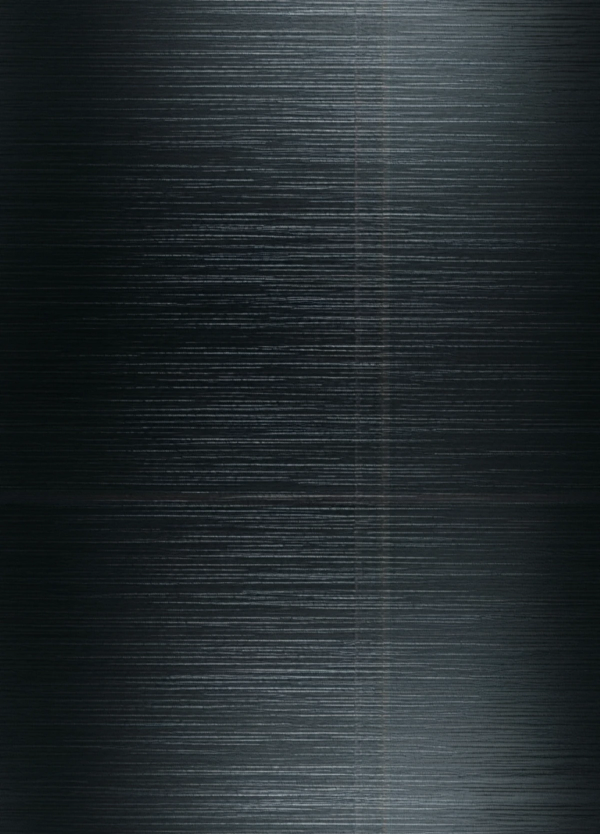
#> input picture tools/sources/sr_gunmetal/brushed_1.webp, 1200 x 1668 px (shown at 1/2 size); its folder holds only this picture in this run
$ python gen_inner_background_gunmetal.py
#> lines starting #> are read from the running program, lines starting #| are printed output that depends on the picture
#!/usr/bin/env python3
"""SR の内側背景（黒銀のヘアライン）を作る。

    python3 tools/gen_inner_background_gunmetal.py

`assets/card_images/inner_background_gunmetal.webp` を上書きする。
乱数の種を固定しているので、何度実行しても同じ絵になる。

---- なぜこんな作りなのか ----

AI に「黒銀の金属面」を描かせると、14枚生成して14枚とも
**明るい縦帯か光の玉**ができた。カードの地に使うと、そこが視線を吸って絵と競う。
さらに出力はたいてい何枚かの板の貼り合わせになっていて、境界で傷の細かさが変わる。

かといって数式だけで描くと、今度は線が等間隔で並んで「規則正しすぎる」。

そこで **傷の不規則さだけを AI の生成物から借り、均一さはこちらで作る**。
手順は下の関数の順番どおり。

素材は tools/sources/sr_gunmetal/ に置いてある（生成し直したものを 1200x1668 に縮めたもの）。
素材を差し替えれば傷の表情が変わる。地の明るさ・照り・傷の強さは build() の引数で変えられる。
"""
from pathlib import Path

import numpy as np
from PIL import Image
from scipy.ndimage import gaussian_filter

W, H = 1200, 1668
HERE = Path(__file__).resolve().parent
SOURCE_DIR = HERE / 'sources' / 'sr_gunmetal'
OUT = HERE.parent / 'assets' / 'card_images' / 'inner_background_gunmetal.webp'

rng = np.random.default_rng(4)  # 固定。変えると傷の並びが変わる

yy, xx = np.mgrid[0:H, 0:W].astype(np.float32)
nx, ny = xx / W, yy / H


def detail_from(path, sigma=60.0):
    """素材から「細かい傷」だけを取り出す。

    1. 大きくぼかした自分自身を引く → 明るい帯・光の玉が消える
    2. 列ごとの平均を引く → 貼り合わせの縦筋が消える
       （横方向のヘアラインなので、列平均は本来どこも同じはず。まるごと引いてよい）
    3. 行ごとの平均を「ぼかしてから」引く → 太い横帯・段差が消える
       （行平均は傷そのものを含むので、まるごと引くと傷まで消えてしまう）
    """
#> called with sigma = 60
    a = np.asarray(Image.open(path).convert('L').resize((W, H), Image.LANCZOS), dtype=np.float32) / 255.0
    d = a - gaussian_filter(a, sigma)
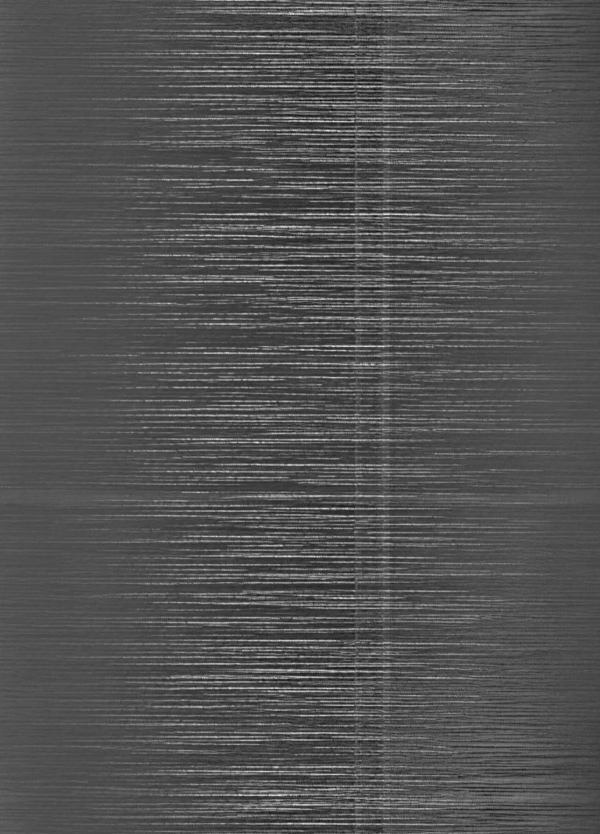
#> d: shape (1668, 1200) float32 (shown at 1/2 size); min -0.174, max 0.364, mean -1.14e-11; drawn with min black and max white
    d -= d.mean(axis=0, keepdims=True)
    d -= gaussian_filter(d.mean(axis=1), 6.0)[:, None]
    s = np.std(d)
#> s = 0.0464
    return (d / s) if s > 1e-6 else d


def mirror_pad(a):
    """左右反転をつないで倍幅にする。どこを切り出しても端で途切れない"""
    return np.concatenate([a, a[:, ::-1]], axis=1)
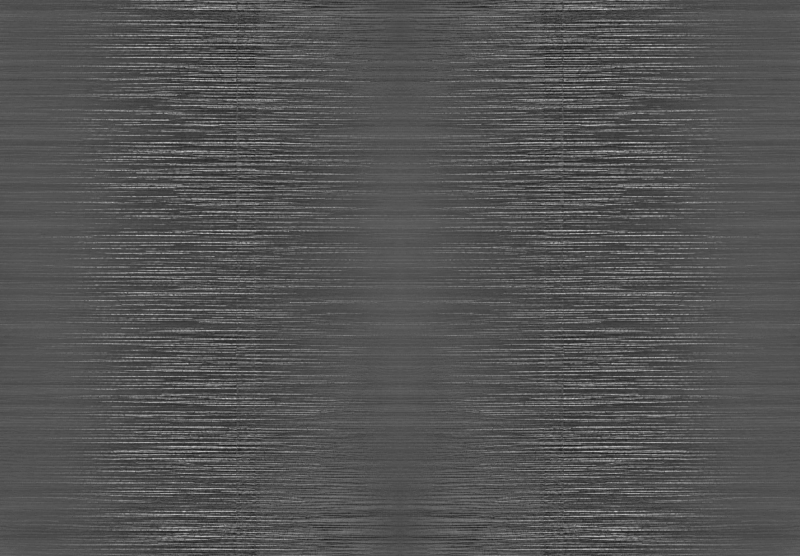
#> returned value: shape (1668, 2400) float32 (shown at 1/3 size); min -3.88, max 7.85, mean 1.56e-09; drawn with min black and max white


def quilt(paths):
    """素材を横帯として積み上げ、1枚の傷の地figureにする。

    帯ごとに 元素材・切り出し位置・左右反転 を変えるので繰り返しに見えない。
    上下は三角形の重みでなじませるため、境目も出ない。
    これで「板の境界で傷の細かさが変わる」問題が消える（明るさの違いではないので
    引き算では消せず、貼り替えるしかない）。
    """
    srcs = [mirror_pad(detail_from(p)) for p in paths]
#> srcs = 1 item
    out = np.zeros((H, W), np.float32)
    weight = np.zeros((H, W), np.float32)

    overlap = 90  # 帯どうしをなじませる幅
    y = 0
    while y < H:
        y2 = min(H, y + int(rng.integers(230, 380)))
        h = y2 - y

        src = srcs[int(rng.integers(0, len(srcs)))]
        sy = int(rng.integers(0, H - h)) if H - h > 0 else 0
        sx = int(rng.integers(0, W))  # 倍幅なのでどこから切っても幅が足りる
        patch = src[sy:sy + h, sx:sx + W].copy()
        if rng.random() < 0.5:
            patch = patch[:, ::-1]

        wv = np.ones(h, np.float32)
        fade = min(overlap, h // 2)
        if y > 0 and fade > 0:
            wv[:fade] = np.linspace(0, 1, fade, dtype=np.float32)
        if y2 < H and fade > 0:
            wv[-fade:] = np.linspace(1, 0, fade, dtype=np.float32)

        out[y:y2] += patch * wv[:, None]
        weight[y:y2] += wv[:, None]
        y = y2 - (fade if y2 < H else 0)
#> this loop made 7 passes
#> pass 1, in quilt, `patch = src[sy:sy + h, sx:sx + W].copy()`:
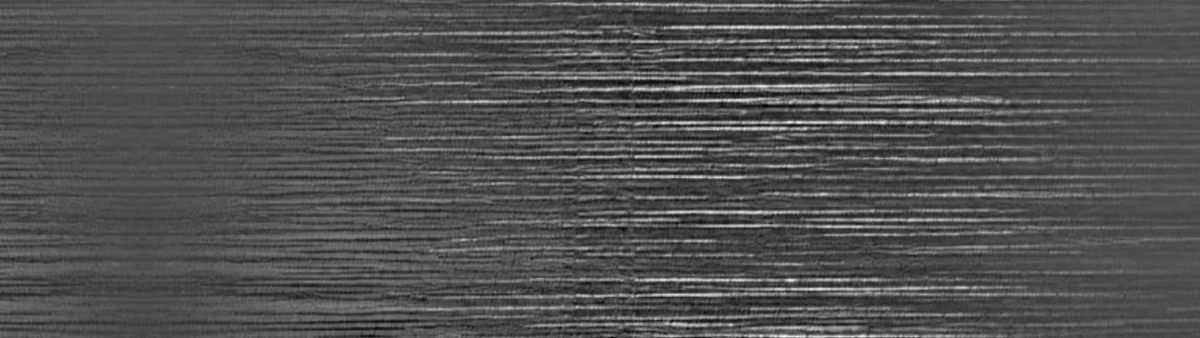
#> patch: shape (338, 1200) float32; min -3.45, max 7.4, mean -0.0025; drawn with min black and max white
#> pass 3, in quilt, `patch = patch[:, ::-1]`:
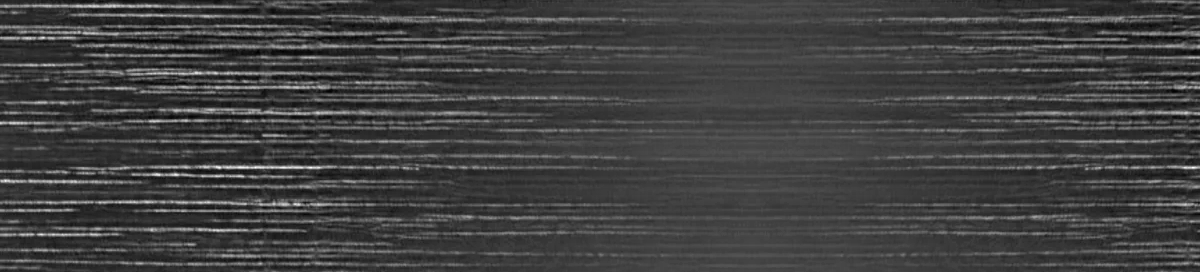
#> patch: shape (272, 1200) float32; min -2.64, max 7.69, mean -0.0158; drawn with min black and max white
#> after the loop:
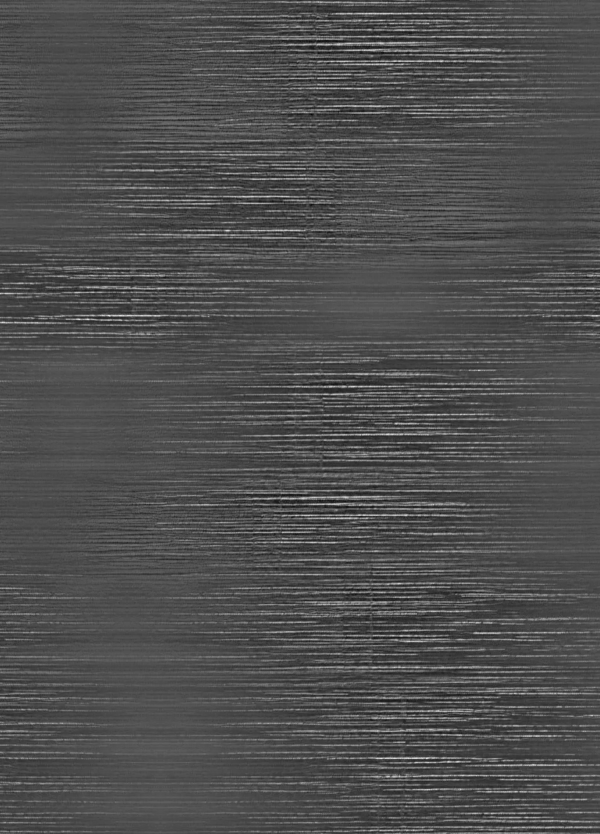
#> out: shape (1668, 1200) float32 (shown at 1/2 size); min -3.45, max 7.69, mean -0.00379; drawn with min black and max white
#> after the loop: weight: shape (1668, 1200) float32; every value is 1

    d = out / np.maximum(weight, 1e-6)
    # 積み上げで生じた緩いムラと筋を、もう一度落とす
    d -= gaussian_filter(d, 70.0)
    d -= d.mean(axis=0, keepdims=True)
    d -= gaussian_filter(d.mean(axis=1), 6.0)[:, None]
    return d / (np.std(d) + 1e-6)
#> returned value: shape (1668, 1200) float32


def vignette(strength=0.40, power=1.6):
    """四隅を落とす。既存の地（グレー・赤）と同じ処理なので他レアリティと揃う"""
    cx, cy = nx - 0.5, ny - 0.5
    r = np.sqrt((cx * 1.05) ** 2 + (cy * 0.95) ** 2) / 0.72
    return 1.0 - strength * np.clip(r, 0, 1) ** power


def sheen(center=0.58, spread=0.32, dirx=0.72, diry=0.58):
    """斜めに一枚だけ流す弱い照り。金属らしさはほぼこれが担う。
    2枚以上入れると光の筋が交差して視線を集めるので、1枚に留める"""
    return np.exp(-(((nx * dirx + ny * diry) - center) ** 2) / (2 * spread ** 2))


def build(d, out, lift=0.130, gloss=0.070, grain=0.030):
    """傷の地に、明るさ・照り・四隅の落ちを乗せて書き出す。

    lift  地の明るさ。0 に近いほど黒。0.090=暗 / 0.130=中（採用） / 0.175=明
    gloss 照りの強さ。lift と合わせて動かす
    grain 傷の出し具合。0.022=弱 / 0.030=中（採用） / 0.042=強
    """
#> called with lift = 0.13, gloss = 0.07, grain = 0.03
    slow = gaussian_filter(rng.normal(0, 1, (H, W)).astype(np.float32), 120.0)
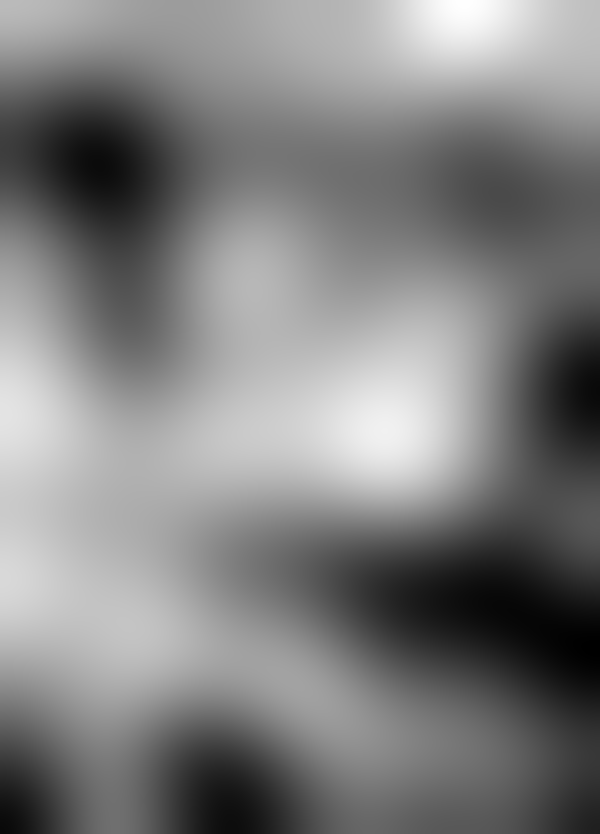
#> slow: shape (1668, 1200) float32 (shown at 1/2 size); min -0.00695, max 0.0067, mean -0.000113; drawn with min black and max white
    slow /= (np.std(slow) + 1e-6)
    lum = lift + d * grain + slow * 0.006 + sheen() * gloss
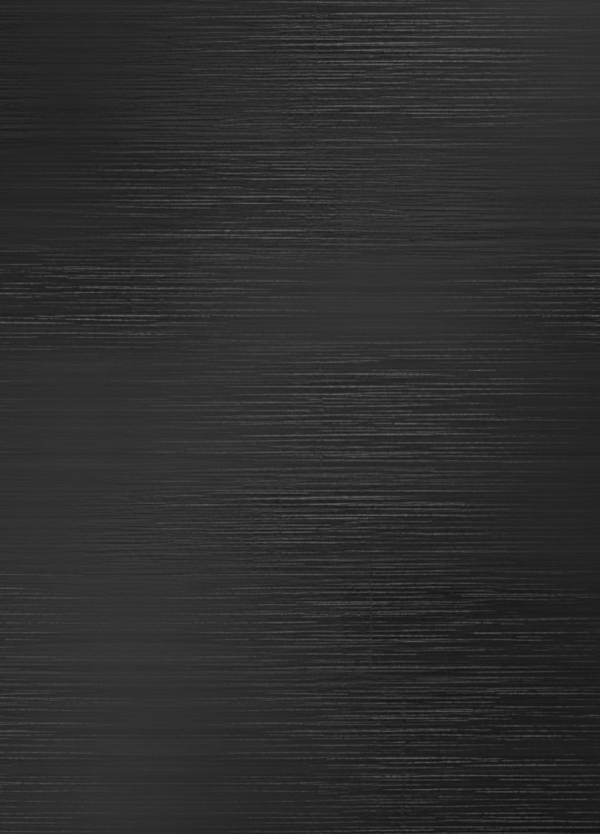
#> lum: shape (1668, 1200) float32 (shown at 1/2 size); min 0.057, max 0.426, mean 0.182
    lum = np.clip(lum * vignette(), 0, 1)
    # 寒色に寄せて銀色に見せる。等倍だとほぼ分からないが、赤やグレーと並べると効く
    rgb = np.stack([lum * 1.0, lum * 1.025, lum * 1.085], -1)
    Image.fromarray((np.clip(rgb, 0, 1) * 255).astype(np.uint8)).save(out, quality=92, method=6)
    print(f'{out}  地の明るさ {lum.mean() * 255:.0f}/255')
#| assets/card_images/inner_background_gunmetal.webp  地の明るさ 39/255


if __name__ == '__main__':
    paths = sorted(SOURCE_DIR.glob('brushed_*.webp'))
    if not paths:
        raise SystemExit(f'素材が見つかりません: {SOURCE_DIR}')
    build(quilt(paths), OUT)

$ run again, on tools/sources/sr_gunmetal/brushed_2.webp
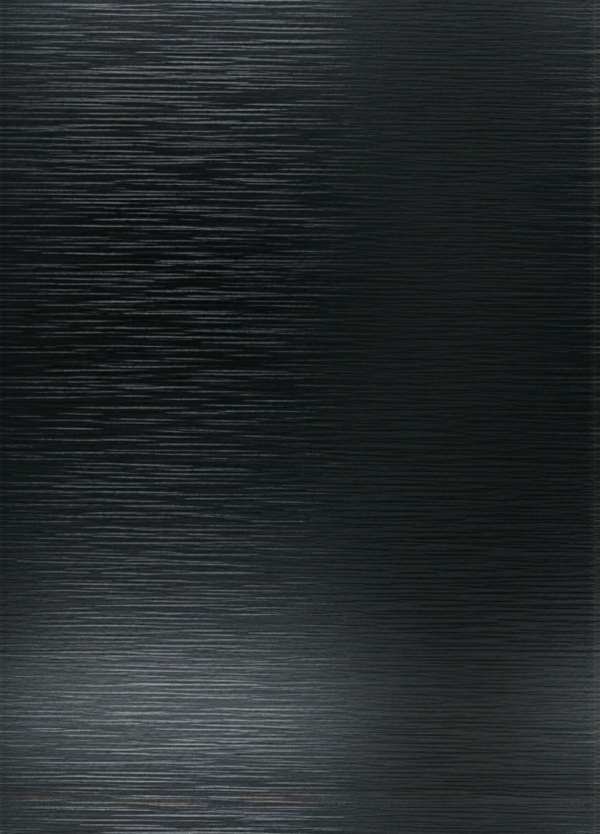
#> input picture tools/sources/sr_gunmetal/brushed_2.webp, 1200 x 1668 px (shown at 1/2 size)
#> s = 0.05
#> in mirror_pad, `return np.concatenate([a, a[:, ::-1]], axis=1)`:
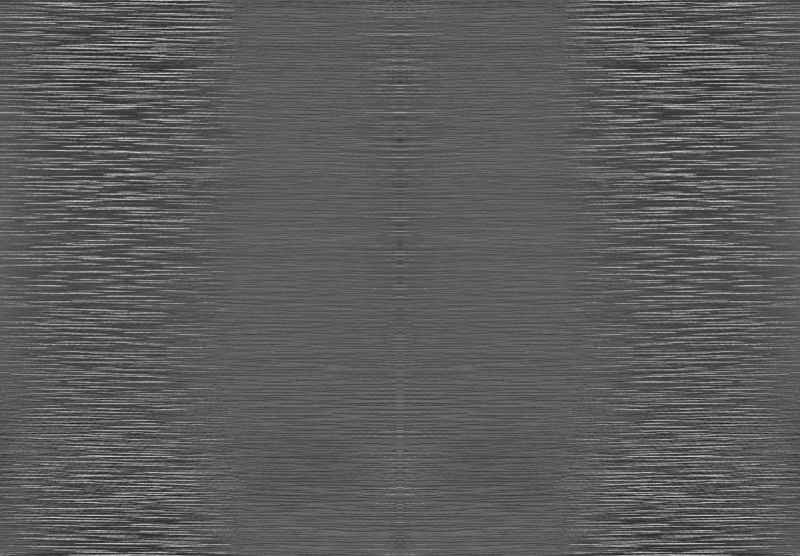
#> returned value: shape (1668, 2400) float32 (shown at 1/3 size); min -3.71, max 6.5, mean -1.83e-10; drawn with min black and max white
#> srcs = 1 item
#> after the loop in quilt, `while y < H:`:
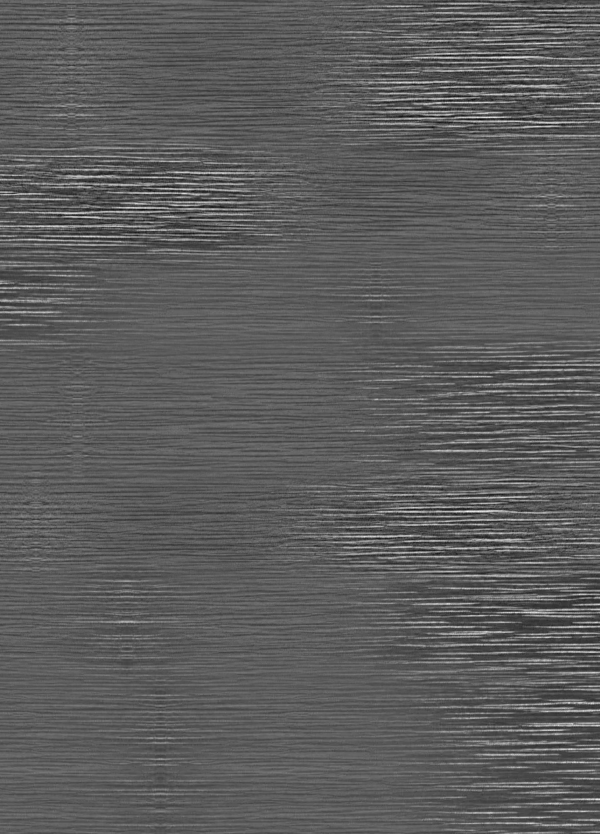
#> out: shape (1668, 1200) float32 (shown at 1/2 size); min -3.47, max 6.1, mean 0.00452; drawn with min black and max white
#| assets/card_images/inner_background_gunmetal.webp  地の明るさ 39/255

$ run again, on tools/sources/sr_gunmetal/brushed_3.webp
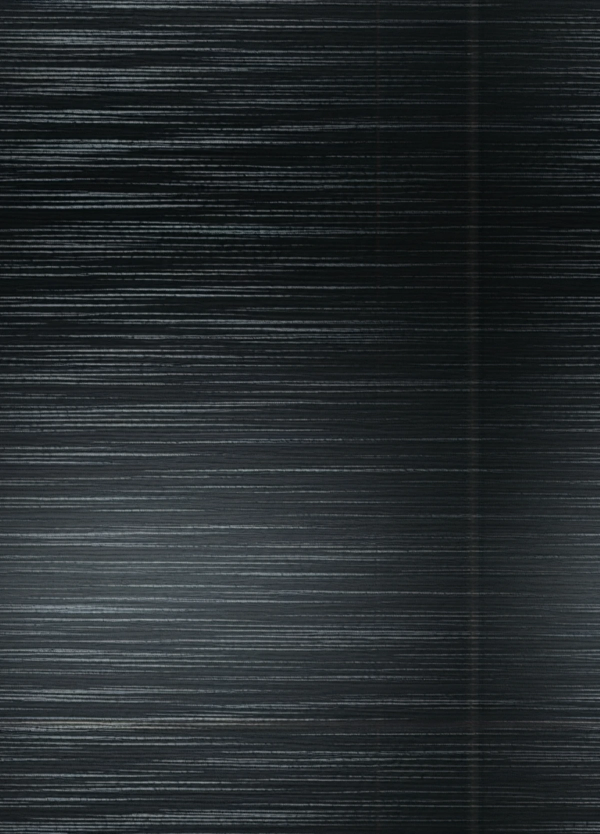
#> input picture tools/sources/sr_gunmetal/brushed_3.webp, 1200 x 1668 px (shown at 1/2 size)
#> s = 0.0669
#> in mirror_pad, `return np.concatenate([a, a[:, ::-1]], axis=1)`:
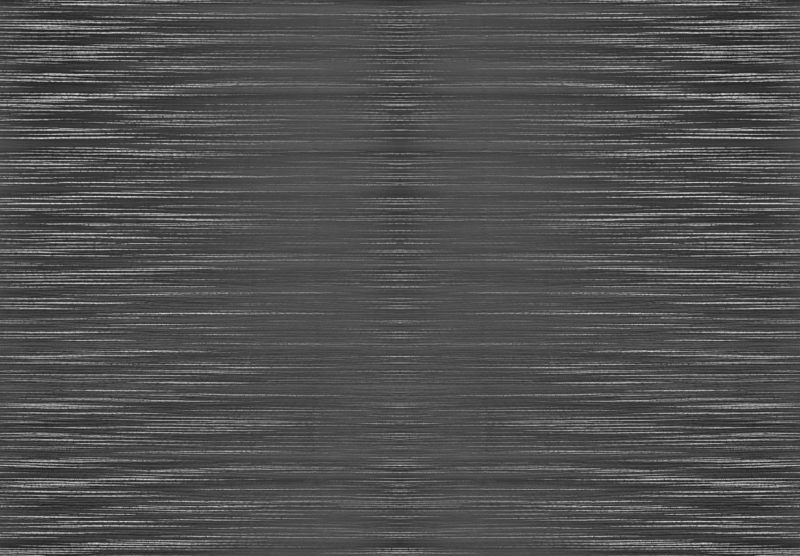
#> returned value: shape (1668, 2400) float32 (shown at 1/3 size); min -2.94, max 6.35, mean 1.52e-10; drawn with min black and max white
#> srcs = 1 item
#> after the loop in quilt, `while y < H:`:
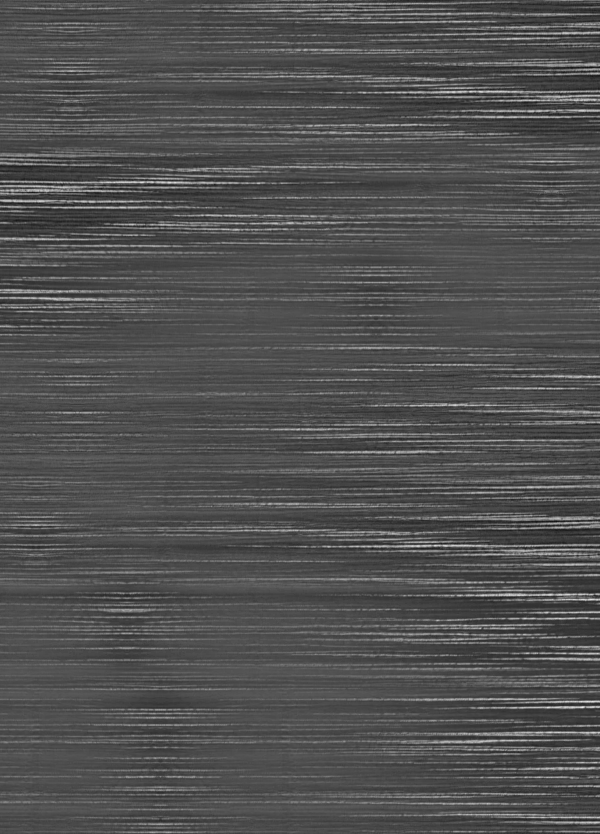
#> out: shape (1668, 1200) float32 (shown at 1/2 size); min -2.94, max 6.35, mean 0.00279; drawn with min black and max white
#| assets/card_images/inner_background_gunmetal.webp  地の明るさ 39/255
